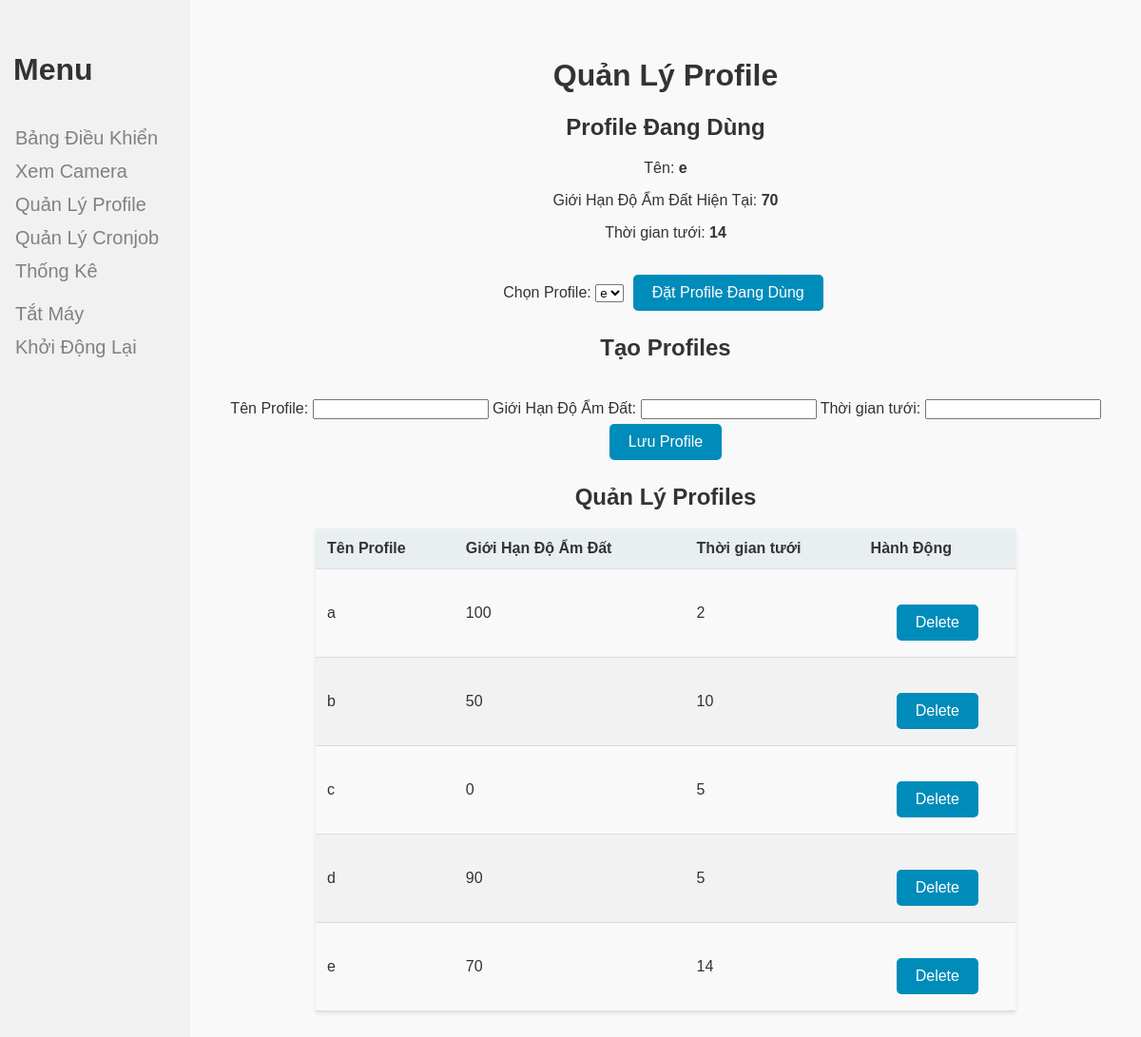
The page /profiles on the database its author committed.
### tables this page shows
CREATE TABLE profiles (
            id INTEGER PRIMARY KEY AUTOINCREMENT,
            name TEXT NOT NULL,
            soil_moisture_threshold INTEGER NOT NULL,
            pump_duration INTEGER NOT NULL,
            is_active INTEGER DEFAULT 0
        );

### webserver.py (the view)
@app.route('/profiles')
def profiles():
    profiles = db.get_all_profiles()
    active_profile = db.get_active_profile()
    return render_template('profiles.html', profiles=profiles, active_profile=active_profile)

### db.py (called while the page is built)
def create_connection():
    conn = None
    try:
        conn = sqlite3.connect(DATABASE_FILE)
    except sqlite3.Error as e:
        print(e)
    return conn

def get_all_profiles():
    conn = create_connection()
    cursor = conn.cursor()
    cursor.execute("SELECT id, name, soil_moisture_threshold, pump_duration, is_active FROM profiles")
    profiles = cursor.fetchall()
    conn.close()
    return [{'id': profile[0], 'name': profile[1], 'soil_moisture_threshold': profile[2], 'pump_duration': profile[3], 'is_active': profile[4]} for profile in profiles]

def get_active_profile():
    conn = create_connection()
    cursor = conn.cursor()
    cursor.execute("SELECT id, name, soil_moisture_threshold, pump_duration FROM profiles WHERE is_active = 1 LIMIT 1")
    profile = cursor.fetchone()
    conn.close()
    if profile:
        return {'id': profile[0], 'name': profile[1], 'soil_moisture_threshold': profile[2], 'pump_duration': profile[3]}
    return None

### templates/profiles.html (shortened to what this page needs)
<!DOCTYPE html>
<html lang="en">
<head>
    <link rel="stylesheet" href="static/index.css" type="text/css" />
    <link rel="stylesheet" href="static/profile.css" type="text/css" />
    <link rel="stylesheet" href="static/sidebar.css" type="text/css"/>
</head>
<body>
    <div class="sidenav">
        <h1 style="text-align: left; padding: 14px;">Menu</h1>
        <div class="sidebar-links">
            <a href="/">Bảng Điều Khiển</a>
            <a href="/camera">Xem Camera</a>
            <a href="/profiles" type="submit">Quản Lý Profile</a>
            <a href="/cron" type="submit">Quản Lý Cronjob</a>
            <a href="/analytics" type="submit">Thống Kê</a>
        </div>
        <div class="sidebar-bottom">
            <a href="/shutdown" onclick="sendPostRequest(event, '/shutdown')">Tắt Máy</a>
            <a href="/reboot" onclick="sendPostRequest(event, '/reboot')">Khởi Động Lại</a>
        </div>
    </div>
    <div class="main">
        <h1>Quản Lý Profile</h1>
        <div class="active-profile-info">
            <h2 style="text-align:center">Profile Đang Dùng</h2>
            <p>Tên: <strong>{{ active_profile.name if active_profile else 'None selected' }}</strong></p>
            <p>Giới Hạn Độ Ẩm Đất Hiện Tại: <strong>{{ active_profile.soil_moisture_threshold if active_profile else 'N/A' }}</strong></p>
            <p>Thời gian tưới: <strong>{{ active_profile.pump_duration if active_profile else 'N/A' }}</strong></p>
        </div>
        <div style="display: flex; justify-content: center; align-items: center;">
            <form action="/select_profile" method="post">
                <label for="profile_selection">Chọn Profile:</label>
                <select name="profile_id" id="profile_selection">
                    {% for profile in profiles %}
                        <option value="{{ profile['id'] }}" {% if profile['is_active'] == 1 %} selected {% endif %}>
                            {{ profile['name'] }}
                        </option>
                    {% endfor %}
                </select>
                <button type="submit">Đặt Profile Đang Dùng</button>
            </form>
        </div>
        <h2 style="text-align:center">Tạo Profiles</h2>
        <div style="display: flex; justify-content: center; align-items: center;">
            <form action="/update_profile" method="post">
                <label for="profile_name">Tên Profile:</label>
                <input type="text" id="profile_name" name="profile_name" required>
                <label for="soil_moisture_threshold">Giới Hạn Độ Ẩm Đất:</label>
                <input type="number" id="soil_moisture_threshold" name="soil_moisture_threshold" required>
                <label for="pump_duration">Thời gian tưới:</label>
                <input type="number" id="pump_duration" name="pump_duration" required>
                <button type="submit">Lưu Profile</button>
            </form>
        </div>
        <h2 style="text-align:center">Quản Lý Profiles</h2>
        <table style="margin-left: auto; margin-right: auto;">
            <thead>
                <tr>
                    <th>Tên Profile</th>
                    <th>Giới Hạn Độ Ẩm Đất</th>
                    <th>Thời gian tưới</th>
                    <th>Hành Động</th>
                </tr>
            </thead>
            <tbody>
                {% for profile in profiles %}
                <tr>
                    <td>{{ profile['name'] }}</td>
                    <td>{{ profile['soil_moisture_threshold'] }}</td>
                    <td>{{ profile['pump_duration'] }}</td>
                    <td>
                        <form action="{{ url_for('delete_profile', profile_id=profile['id']) }}" method="post">
                            <button type="submit" onclick="return confirm('Bạn có chắc bạn muốn xóa profile này?');">Delete</button>
                        </form>
                    </td>
                </tr>
                {% endfor %}
            </tbody>
        </table>
    </div>
</body>
</html>

### static/index.css (style rules this page uses)
body { font-family: 'Arial', sans-serif; background-color: #f9f9f9; margin: 0; padding: 20px; color: #333; }
h1, h2 { color: #333; text-align: center; }
p { margin-bottom: 10px; text-align: center; }
button { background-color: #008CBA; color: white; border: none; padding: 10px 20px; border-radius: 5px; text-align: center; text-decoration: none; display: inline-block; font-size: 16px; margin: 5px; cursor: pointer; transition: background-color 0.3s; }
form { margin-top: 20px; text-align: center; }
table { border-collapse: collapse; width: 80%; margin-left: auto; margin-right: auto; box-shadow: 0 2px 4px rgba(0,0,0,0.1); }
th, td { padding: 12px; text-align: left; border-bottom: 1px solid #ddd; }
th { background-color: #e9eff1; }
tr:nth-child(even) { background-color: #f2f2f2; }

### static/sidebar.css (style rules this page uses)
.sidenav { height: 100%; width: 200px; position: fixed; top: 0; left: 0; background-color: #f1f1f1; padding-top: 20px; z-index: 1; padding-bottom: 20px; }
.sidebar-links { display: flex; flex-direction: column; }
.sidebar-links a { padding: 6px 8px; text-decoration: none; font-size: 20px; color: #818181; display: block; }
.sidenav .sidebar-links a:last-child { margin-top: auto; }
.main { margin-left: 200px; padding: 20px; }
.sidenav a { padding: 6px 8px 6px 16px; text-decoration: none; font-size: 20px; color: #818181; display: block; }
.sidenav a:last-child { margin-top: auto; }
.sidebar-bottom { flex-direction: column; margin-top: 10px; }

### rows shown on the page
profiles: name "a", soil_moisture_threshold "100", pump_duration "2"
profiles: name "b", soil_moisture_threshold "50", pump_duration "10"
profiles: name "c", soil_moisture_threshold "0", pump_duration "5"
profiles: name "d", soil_moisture_threshold "90", pump_duration "5"
profiles: name "e", soil_moisture_threshold "70", pump_duration "14"

### other values the page prints
{{ active_profile.name if active_profile else 'None selected' }} "e"
{{ active_profile.soil_moisture_threshold if active_profile else 'N/A' }} "70"
{{ active_profile.pump_duration if active_profile else 'N/A' }} "14"
form field profile_id "e"
